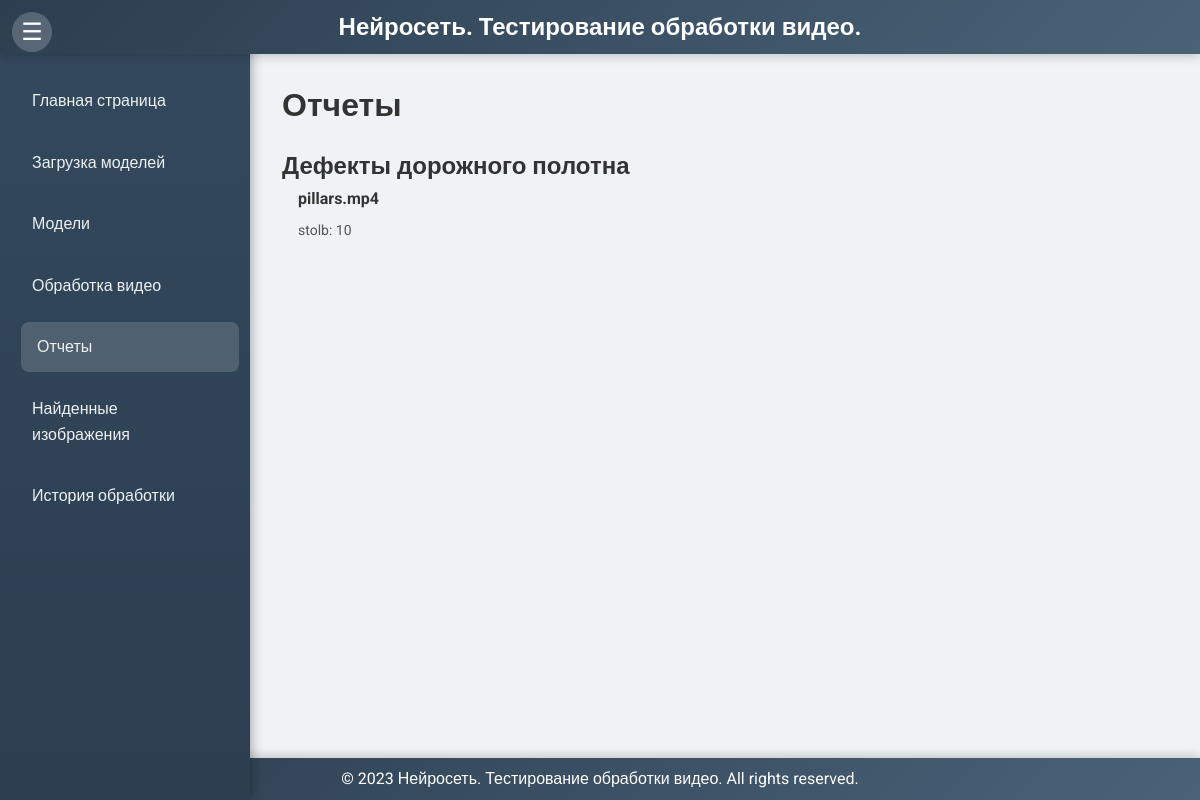
The page /reports on the database as committed earlier.
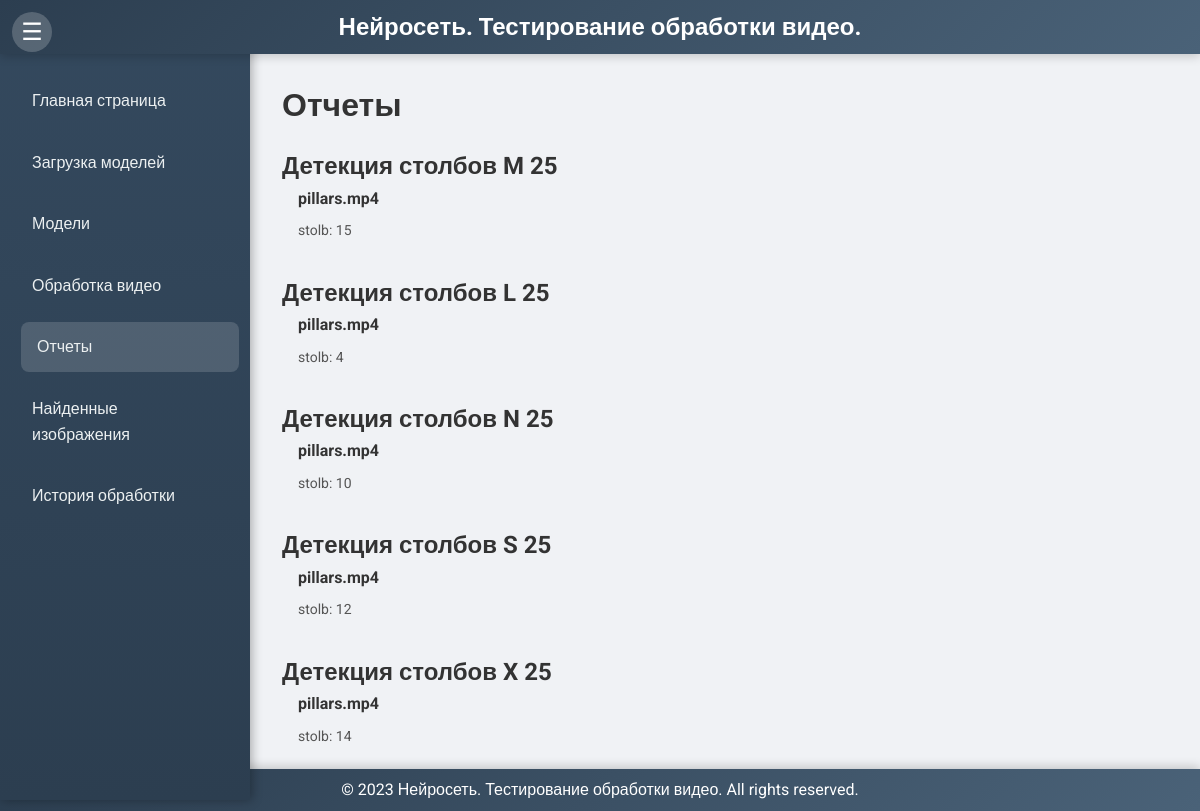
The same page on the database as committed later.
### models.py (models this page shows)
class UploadedFile(db.Model):
    id = db.Column(db.Integer, primary_key=True)
    model_name = db.Column(db.String(255), nullable=False)
    version = db.Column(db.String(10), nullable=False)
    task_type = db.Column(db.String(50), nullable=False)
    description = db.Column(db.Text, nullable=False)
    file_path = db.Column(db.String(255), nullable=False)
    original_filename = db.Column(db.String(255), nullable=False)
    filename_without_guid = db.Column(db.String(255), nullable=False)
    upload_datetime = db.Column(db.DateTime, default=datetime.utcnow)

class DetectedObject(db.Model):
    id = db.Column(db.Integer, primary_key=True)
    uploaded_file_id = db.Column(db.Integer, db.ForeignKey('uploaded_file.id'), nullable=False)
    detection_datetime = db.Column(db.DateTime, default=datetime.utcnow)
    image_name = db.Column(db.String(255), nullable=False)
    video_name = db.Column(db.String(255), nullable=False)
    folder = db.Column(db.String(255), nullable=False)
    class_name = db.Column(db.String(255), nullable=False)
    processing_number = db.Column(db.Integer, nullable=False)
    description = db.Column(db.Text, nullable=False)
    uploaded_file = db.relationship('UploadedFile', backref='detected_objects')

### app.py (the view)
@app.route('/reports', methods=['GET'])
def reports():
    summary_query = (db.session.query(
        UploadedFile.model_name,
        DetectedObject.video_name,
        DetectedObject.class_name,
        func.count(DetectedObject.class_name).label('class_count')
    )
    .join(DetectedObject, UploadedFile.id == DetectedObject.uploaded_file_id)
    .group_by(UploadedFile.model_name, DetectedObject.video_name, DetectedObject.class_name)
    .order_by(UploadedFile.model_name, DetectedObject.video_name)
    .all())
    summary_data = {}
    for model_name, video_name, class_name, class_count in summary_query:
        if model_name not in summary_data:
            summary_data[model_name] = {}
        if video_name not in summary_data[model_name]:
            summary_data[model_name][video_name] = []
        summary_data[model_name][video_name].append((class_name, class_count))
    return render_template('reports.html', current_page='reports', summary_data=summary_data)

### templates/reports.html (shortened to what this page needs)
{% extends 'base.html' %}
{% block content %}
    <h1>Отчеты</h1>
    <div class="summary-report">
        {% for model_name, videos in summary_data.items() %}
            <div class="model-group">
                <h2>{{ model_name }}</h2>
                {% for video_name, classes in videos.items() %}
                    <div class="video-group">
                        <h3>{{ video_name.split('_', 1)[1] if '_' in video_name else video_name }}</h3>
                        <p>
                            {% for class_name, count in classes %}
                                {{ class_name }}: {{ count }}{% if not loop.last %}, {% endif %}
                            {% endfor %}
                        </p>
                    </div>
                {% endfor %}
            </div>
        {% endfor %}
    </div>
{% endblock %}

Rows that differ between the two databases and show on the page:
added UploadedFile: model_name "Детекция столбов M 25", video_name "pillars.mp4"
added DetectedObject: class_name "stolb", id "15", shown under "pillars.mp4"
added UploadedFile: model_name "Детекция столбов L 25", video_name "pillars.mp4", classes "stolb", classes "4"
changed UploadedFile: model_name "Дефекты дорожного полотна" → "Детекция столбов N 25"
added UploadedFile: model_name "Детекция столбов S 25", video_name "pillars.mp4"
added DetectedObject: class_name "stolb", id "12", shown under "pillars.mp4"
added UploadedFile: model_name "Детекция столбов X 25", video_name "pillars.mp4", classes "stolb", classes "14"
